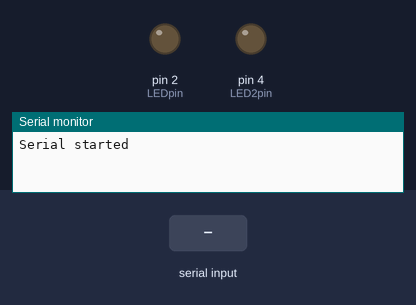
Bench run of a sketch on a simulated Arduino Uno, built with avr-gcc and run on an emulated ATmega328P. On the bench: output pins drawn as LEDs (lit = HIGH), the last lines printed to the serial monitor. The test bench sets the inputs (shaded band).

Above: at 1.2 s.
1.3 s: "g" received over Serial
At 2.6 s:
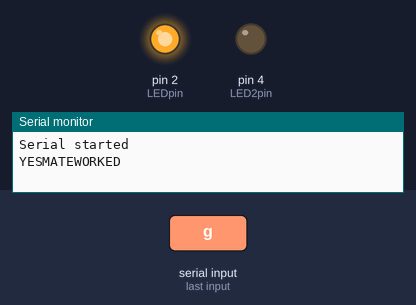
4.3 s: "h" received over Serial
At 5.0 s:
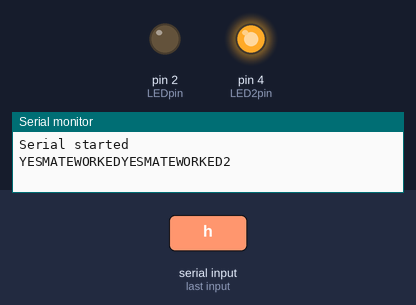
Timing chart, 0 to 7.5 s (numbered marks = the images above; inputs shaded):
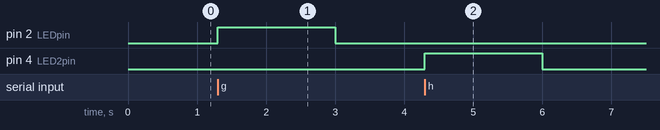

The sketch:

HackingKontroll2.ino
```cpp
const int LEDpin = 2;
const int LED2pin = 4;
unsigned long t = 0;


void setup() {
  pinMode(LEDpin, OUTPUT);
  pinMode(LED2pin, OUTPUT);
  Serial.begin(57600);
  Serial.println("Serial started");

}

void loop() {
  if (millis() > t + 3000){
    digitalWrite(LEDpin, LOW);
    digitalWrite(LED2pin, LOW);
    t = millis();
      }
  if (Serial.available() > 0) {  //I believ this checks whether or not you have written anything in the serial command window.
    char Writing = Serial.read();
    Serial.print("YESMATE");
    if(Writing == 'g'){
      Serial.print("WORKED");
      digitalWrite(LEDpin, HIGH);
    }
    if(Writing == 'h'){
      Serial.print("WORKED2");
      digitalWrite(LED2pin, HIGH);
    }
  }

}
```

Measured:
- after the input at 1.3 s, pin 2 (LEDpin): LOW → HIGH at once, → LOW 1.7 s later
- after the input at 4.3 s, pin 4 (LED2pin): LOW → HIGH at once, → LOW 1.7 s later
